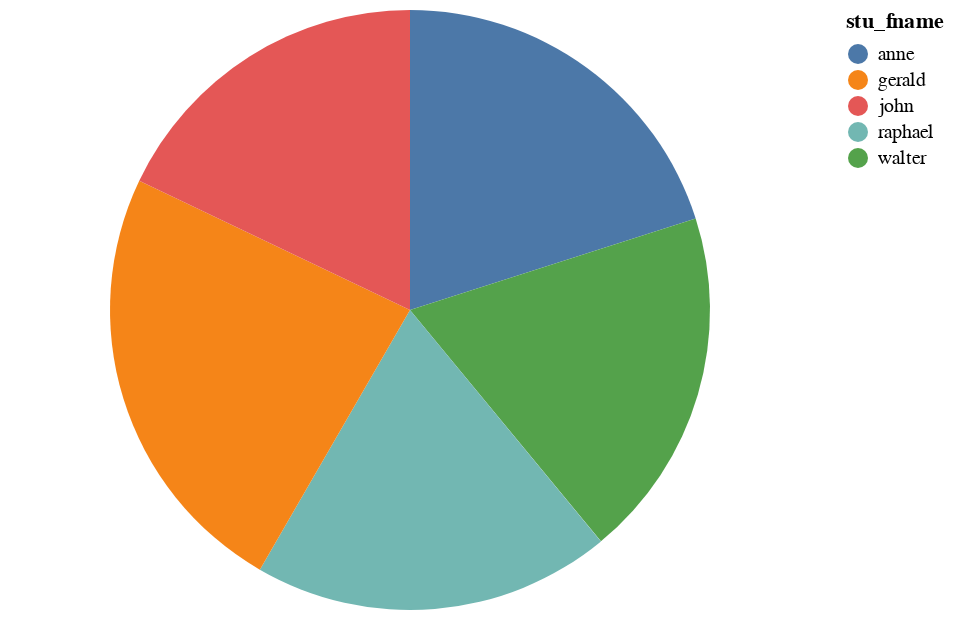

Notebook cell for this chart:
### Code cell
# V-XNLI

# Success
vxnli(medium_pie_task_table, proportion="stu_gpa", axis="stu_fname", limit="best 5")

# Success
# vxnli(medium_pie_task_table, proportion="stu_gpa", axis="stu_fname", best=5)

# Success
# vxnli(medium_pie_task_table, chart="circle", y="stu_gpa", x="stu_fname", top=5)

### Figure 1 — Vega-Lite specification as saved in the notebook (floating-point values rounded to 4 significant figures)
{"config": {"view": {"continuousWidth": 400, "continuousHeight": 300}}, "data": {"name": "data-a18ba3202bde0e60e792a301bbb44bc6"}, "mark": "arc", "encoding": {"color": {"field": "stu_fname", "type": "nominal"}, "order": {"field": "value", "sort": "descending", "type": "quantitative"}, "theta": {"field": "stu_gpa", "type": "quantitative"}}, "transform": [{"window": [{"op": "dense_rank", "field": "stu_gpa", "as": "rank"}], "sort": [{"field": "stu_gpa", "order": "descending"}]}, {"filter": "datum.rank <= 5"}], "$schema": "https://vega.github.io/schema/vega-lite/v4.17.0.json", "datasets": {"data-a18ba3202bde0e60e792a301bbb44bc6": [{"stu_num": 321452, "stu_lname": "bowser", "stu_fname": "william", "stu_init": "c", "stu_dob": "1975-2-12", "stu_hrs": 42, "stu_class": "so", "stu_gpa": 2.84, "stu_transfer": 0, "dept_code": "biol", "stu_phone": "2134", "prof_num": 205}, {"stu_num": 324257, "stu_lname": "smithson", "stu_fname": "anne", "stu_init": "k", "stu_dob": "1981-11-15", "stu_hrs": 81, "stu_class": "jr", "stu_gpa": 3.27, "stu_transfer": 1, "dept_code": "cis", "stu_phone": "2256", "prof_num": 222}, {"stu_num": 324258, "stu_lname": "brewer", "stu_fname": "juliette", "stu_init": "", "stu_dob": "1969-8-23", "stu_hrs": 36, "stu_class": "so", "stu_gpa": 2.26, "stu_transfer": 1, "dept_code": "acct", "stu_phone": "2256", "prof_num": 228}, {"stu_num": 324269, "stu_lname": "oblonski", "stu_fname": "walter", "stu_init": "h", "stu_dob": "1976-9-16", "stu_hrs": 66, "stu_class": "jr", "stu_gpa": 3.09, "stu_transfer": 0, "dept_code": "cis", "stu_phone": "2114", "prof_num": 222}, {"stu_num": 324273, "stu_lname": "smith", "stu_fname": "john", "stu_init": "d", "stu_dob": "1958-12-30", "stu_hrs": 102, "stu_class": "sr", "stu_gpa": 2.11, "stu_transfer": 1, "dept_code": "engl", "stu_phone": "2231", "prof_num": 199}, {"stu_num": 324274, "stu_lname": "katinga", "stu_fname": "raphael", "stu_init": "p", "stu_dob": "1979-10-21", "stu_hrs": 114, "stu_class": "sr", "stu_gpa": 3.15, "stu_transfer": 0, "dept_code": "acct", "stu_phone": "2267", "prof_num": 228}, {"stu_num": 324291, "stu_lname": "robertson", "stu_fname": "gerald", "stu_init": "t", "stu_dob": "1973-4-8", "stu_hrs": 120, "stu_class": "sr", "stu_gpa": 3.87, "stu_transfer": 0, "dept_code": "edu", "stu_phone": "2267", "prof_num": 311}, {"stu_num": 324299, "stu_lname": "smith", "stu_fname": "john", "stu_init": "b", "stu_dob": "1986-11-30", "stu_hrs": 15, "stu_class": "fr", "stu_gpa": 2.92, "stu_transfer": 0, "dept_code": "acct", "stu_phone": "2315", "prof_num": 230}]}}
